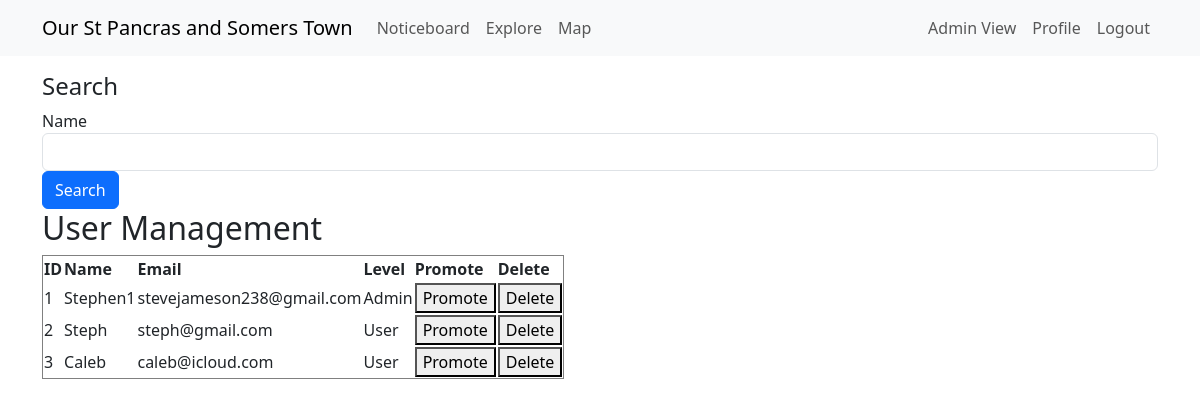
Page /admin-view (signed in) on the earlier database version.
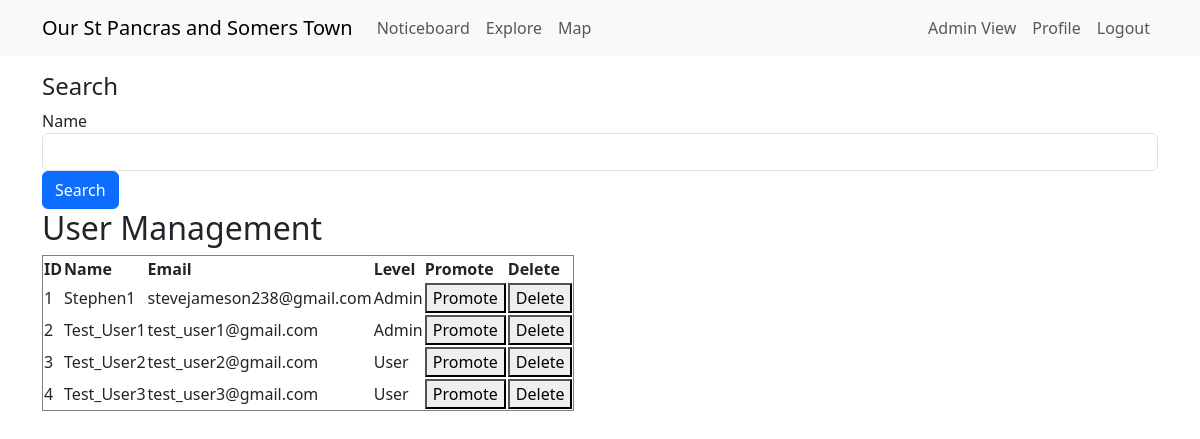
Same page on the later database version.
### app/models.py (models this page shows, shortened)
class User(UserMixin, db.Model):
    __tablename__ = "User"
    __searchable__ = ['username', 'email',]
    id: so.Mapped[int] = so.mapped_column(primary_key=True) # so.Mapped gives a python data type to the attr, so.mapped_column creates the actual column
    access_level: so.Mapped[int] = so.mapped_column(
        default=0,  # Default to 0 (logged-in User)
        nullable=False
    )
    username: so.Mapped[str] = so.mapped_column(sa.String(64), index=True,
                                                unique=True)
    email: so.Mapped[str] = so.mapped_column(sa.String(120), index=True,
                                             unique=True)
    password_hash: so.Mapped[Optional[str]] = so.mapped_column(sa.String(256)) #attr can be defined as Optional
    about_me: so.Mapped[Optional[str]] = so.mapped_column(sa.String(140))
    last_seen: so.Mapped[Optional[datetime]] = so.mapped_column(
        default=lambda: datetime.now(timezone.utc))
    posts: so.WriteOnlyMapped['Post'] = so.relationship(
        back_populates='author',
        passive_deletes=True) #back_populates links Posts.author to User.posts
    following: so.WriteOnlyMapped['User'] = so.relationship(
        secondary=followers, primaryjoin=(followers.c.follower_id == id), # establish link between User and Follower tables, where the id matches (all the Users this current User follows)
        secondaryjoin=(followers.c.followed_id == id), #links followers back to Users. identifies all Users who are followed by the current User
        back_populates='followers',
        passive_deletes=True) #links User.following to Follower.followers (who the User is following)
    followers: so.WriteOnlyMapped['User'] = so.relationship(
        secondary=followers, primaryjoin=(followers.c.followed_id == id),
        secondaryjoin=(followers.c.follower_id == id),
        back_populates='following',
        passive_deletes=True) #same but for who the User is being followed by
    Markers: so.Mapped["Marker"] = so.relationship(
        "Marker",
        back_populates="creator",  # Links to the `Marker.creator` relationship
    )

### app/routes.py (the view)
@app.route('/admin-view') # show table of all users and handle search queries
@login_required
def admin_view():
    if current_user.is_authenticated and current_user.access_level == 1:
        try:
            query = request.args.get('query', '')
            if query:
                user_data = User.query.msearch(query, fields=['username', 'email']).all()
            else:
                user_data = User.query.all()
            marker_data = Marker.query.all()
            return render_template('admin_view.html', users=user_data, markers=marker_data)
        except Exception as e:
            print(f"Error: {str(e)}")
            return jsonify({'error': str(e)}), 500
    else:
        return redirect(url_for('noticeboard.html'))

### app/models.py (called while the page is built)
@login.user_loader
def load_User(id):
    return db.session.get(User, int(id))

### app/routes.py (called while the page is built)
@app.before_request
def before_request(): # if user is logged in, record the time they log in, update database
    if current_user.is_authenticated:
        current_user.last_seen = datetime.now(timezone.utc)
        db.session.commit()

### app/templates/admin_view.html (shortened to what this page needs)
{% extends "base.html" %}
{% block content %}
    <h4>Search</h4>
    <form class="form-inline" method="GET" action="{{ url_for('admin_view') }}">
        <div class="form-group">
            <label for="query">Name</label>
            <input type="text" class="form-control" name="query" id="query">
        </div>
        <button type="submit" class="btn btn-primary">Search</button>
    </form>
    <body>
    </head>
    <body>
        <h2>User Management</h2>
        <table border="1">
            <tr>
                <th>ID</th>
                <th>Name</th>
                <th>Email</th>
                <th>Level</th>
                <th>Promote</th>
                <th>Delete</th>
            </tr>
            {% for user in users %}
            <tr>
                <td>{{ user.id }}</td>
                <td contenteditable="true" onblur="editUser(event, {{ user.id }}, 'name')" data-original="{{ user.username }}">{{ user.username }}</td>
                <td contenteditable="true" onblur="editUser(event, {{ user.id }}, 'email')" data-original="{{ user.email }}">{{ user.email }}</td>
                <td>{% if user.access_level == 1 %}Admin{% else %}User{% endif %}</td>
                <td><button onclick="promoteUser({{ user.id }})">Promote</button></td>
                <td><button onclick="deleteUser({{ user.id }}, this.parentNode.parentNode)">Delete</button></td>
            </tr>
            {% endfor %}
        </table>
    </body>
{% endblock %}

Differences in the rows shown:
changed User id 2: username "Steph" → "Test_User1"; email "steph@gmail.com" → "test_user1@gmail.com"; access_level "User" → "Admin"
changed User id 3: username "Caleb" → "Test_User2"; email "caleb@icloud.com" → "test_user2@gmail.com"
added User: id "4", username "Test_User3", email "test_user3@gmail.com", access_level "User"
